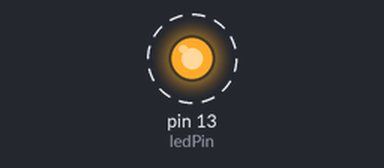
Bench run of a sketch on a simulated Arduino Uno, built with avr-gcc and run on an emulated ATmega328P. On the bench: output pins drawn as LEDs (lit = HIGH). Dashed ring = blinking.

Above: at 0.5 s.
Timing chart, 0 to 4.6 s (numbered marks = the images above):
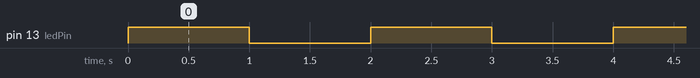

The sketch:

inclass_basics.ino
```cpp
// dataType name = value;
int ledPin = 13;
int blinkSpeed = 1000;

void setup() {
  //Serial.begin(9600);
  pinMode(13, OUTPUT);
}

void loop() {
  //Serial.println("Hello!");

  digitalWrite(ledPin, HIGH);
  delay(blinkSpeed);
  digitalWrite(ledPin, LOW);
  delay(blinkSpeed);
}
```

Measured:
- by itself, pin 13 (ledPin): alternates HIGH for 1.0 s and LOW for 1.0 s
